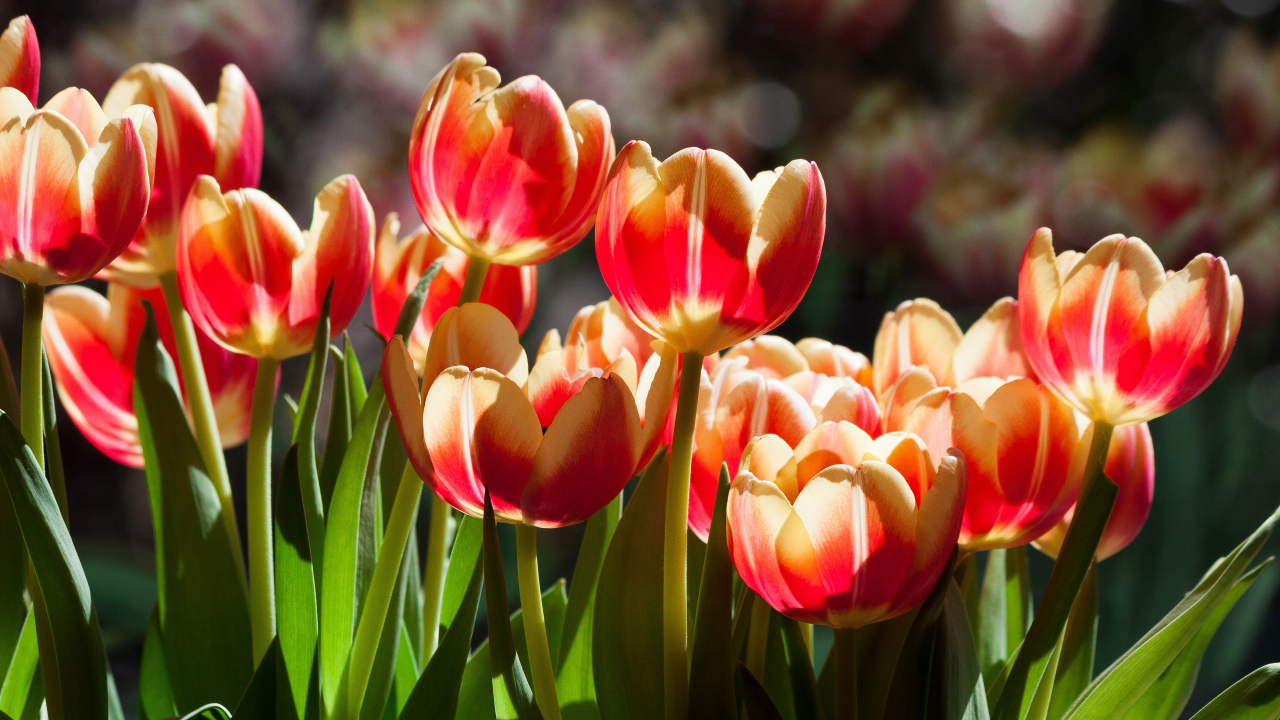
//> input picture Share/test.jpg, 3840 x 2160 px, given in place of the camera (shown at 1/3 size)
$ ./mianji   (built with g++ and OpenCV 4)
//> lines starting //> are read from the running program, lines starting //| are printed output that depends on the picture; after the words box and inside, x2 and y2 are one past the last pixel; in counts of white or black regions, pixels touching at a corner belong together
#include<iostream>
#include<opencv2/opencv.hpp>
#include<iostream>
#include<opencv2/highgui.hpp>

#include<string>
#include <opencv2/highgui.hpp>
#include <opencv2\core\core.hpp>
#include<math.h>
using namespace std;
using namespace cv;
int i=0,j=0;
int s1 = 0, s2 = 0, s4 = 0,s5=0,s6=0;
Mat actu, actu1, actu2;
string cha;
Mat elementX = getStructuringElement(MORPH_RECT, Size(1, 1));
Mat elementY = getStructuringElement(MORPH_RECT, Size(1, 1));
Point point(-1, -1);
int main() {
	VideoCapture cap(0);
	Mat actu,img;

	while (true)
	{
		cap.read(img);
//> img is the input picture: 2160 rows x 3840 cols, CV_8UC3; mean B, G, R 49.1, 79.9, 123.4
		imshow("a", img);
		resize(img, img, Size(400, 400), INTER_NEAREST);
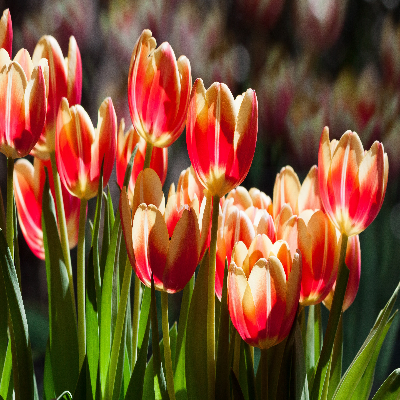
//> img: 400 rows x 400 cols, CV_8UC3; mean B, G, R 48.9, 79.8, 123.3
		cvtColor(img, img, 7);
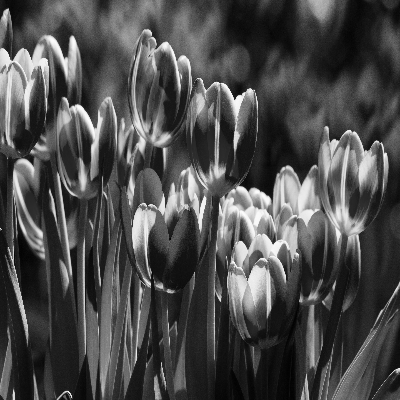
//> img: 400 rows x 400 cols, CV_8UC1; min 2, max 253, mean 75.5
		for (int i = 0; i < 3; i++)
		{
			medianBlur(img, img, 3);
		}
		actu = img.clone();
		actu = img(Rect(90, 50, 270, 340));
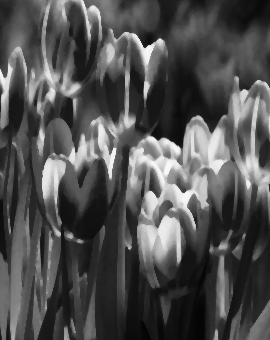
//> actu: 340 rows x 270 cols, CV_8UC1; min 4, max 248, mean 80
		resize(actu, actu, Size(400, 400), 0);
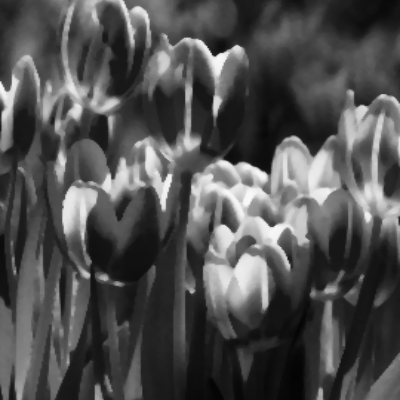
//> actu: 400 rows x 400 cols, CV_8UC1; min 4, max 248, mean 79.9
		Mat roi = actu.clone(), roi_canny;
		roi = actu(Rect(275, 285, 100, 115));
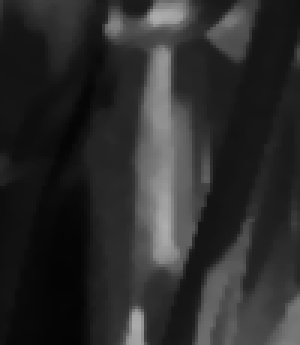
//> roi: 115 rows x 100 cols, CV_8UC1 (shown 3 times larger); min 4, max 174, mean 44.5
		imshow("%2", roi);
		Canny(actu, actu, 50, 125, 3);
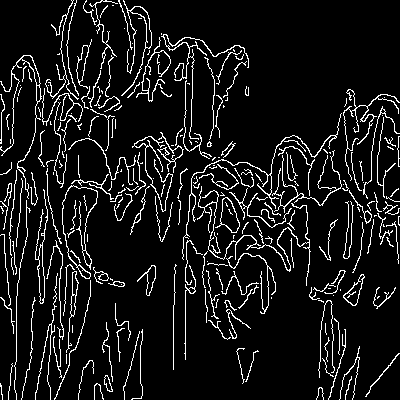
//> actu: 400 rows x 400 cols, CV_8UC1; 9% white in thin lines or dots
		erode(actu, actu, elementY, point, 1);
//> elementY = [1]
		erode(actu, actu, elementX, point, 1);
//> elementX = [1]
		dilate(actu, actu, elementX, point, 1);
		dilate(actu, actu, elementY, point, 2);
		vector<vector<Point>> contours;
		vector<vector<Point>> contours2;
		vector<Vec4i> hierarchy, hierarchy2;
		findContours(actu, contours, hierarchy, RETR_EXTERNAL, 1, Point(10, 10));
//> contours = 249 contours, 209 with area under 20; largest, box (x1, y1, x2, y2) and area: (225, 207, 250, 243) 424, (131, 10, 162, 106) 294, (10, 65, 52, 209) 278, (353, 284, 375, 316) 266, (45, 199, 58, 314) 260
		findContours(roi, contours2, hierarchy2, RETR_EXTERNAL, 1, Point(1, 1));
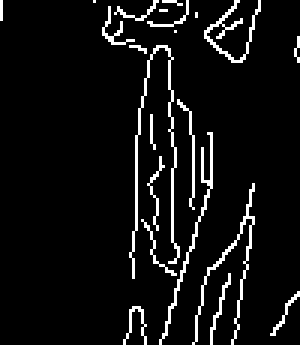
//> roi: 115 rows x 100 cols, CV_8UC1 (shown 3 times larger); 6.5% white in thin lines or dots
//> contours2 = 22 contours, 21 with area under 20; largest, box (x1, y1, x2, y2) and area: (69, 1, 88, 22) 26
		for (int i = 0; i < contours.size(); i++)

		{

			double g_dConArea = contourArea(contours[i], false);
			//cout << g_dConArea << endl;

			s1 += fabs(g_dConArea);                         //整个的面积

		}
//> this loop made 249 passes
//> (g_dConArea, s1) on passes 5, 10, 25: (70.5, 87), (30, 126), (24, 243)
//> after the loop, s1 = 4780
		// [32 lines of commented-out code are left out]
		if (i < 20)
		{
			i++;
			s2 += s1;
//> s2 = 4780
		}
		if (i == 20)
		{

			int s3 = s2 / 20;
			if (s3 > 3000 && s3 < 10000)
			{
				cout << "该面为 ：空面" << endl;
			}
			if (s3 > 10000 && s3 < 24000)
			{
				cout << "该面为 ：条形码面" << endl;
			}
			if (s3 > 24000 && s3 < 60000)
			{
				cout << "该面为 ：r" << cha << "面" << endl;
			}
			cout << "面积为:" << s3 << endl;

			s2 = 0;
			i = 0;
		}
		//cout << s1 << endl;
		imshow("%", actu);
		s1 = 0;
		waitKey(10);
	}


	return 0;
}
